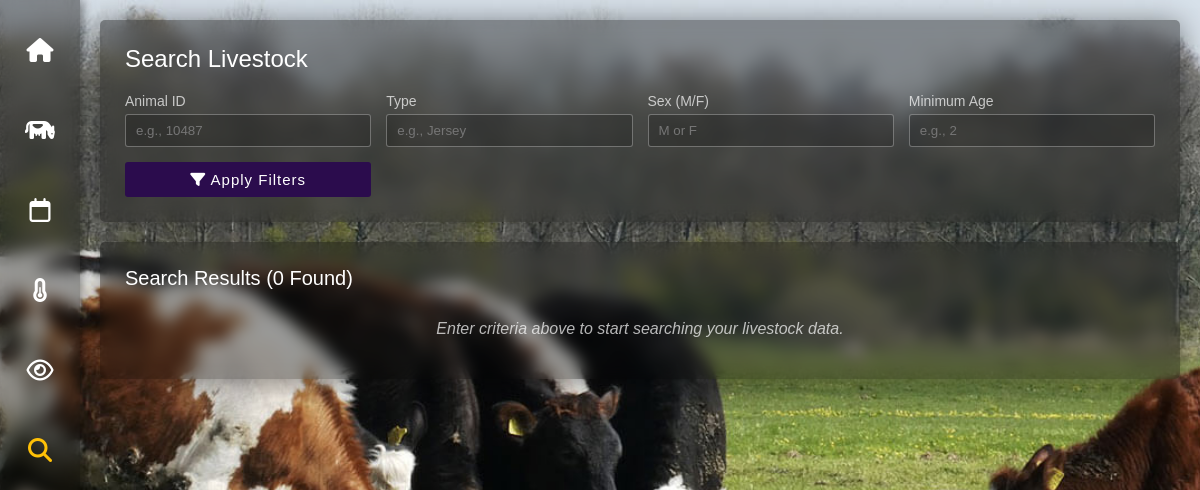
The page /animals/search/ on the database as committed earlier.
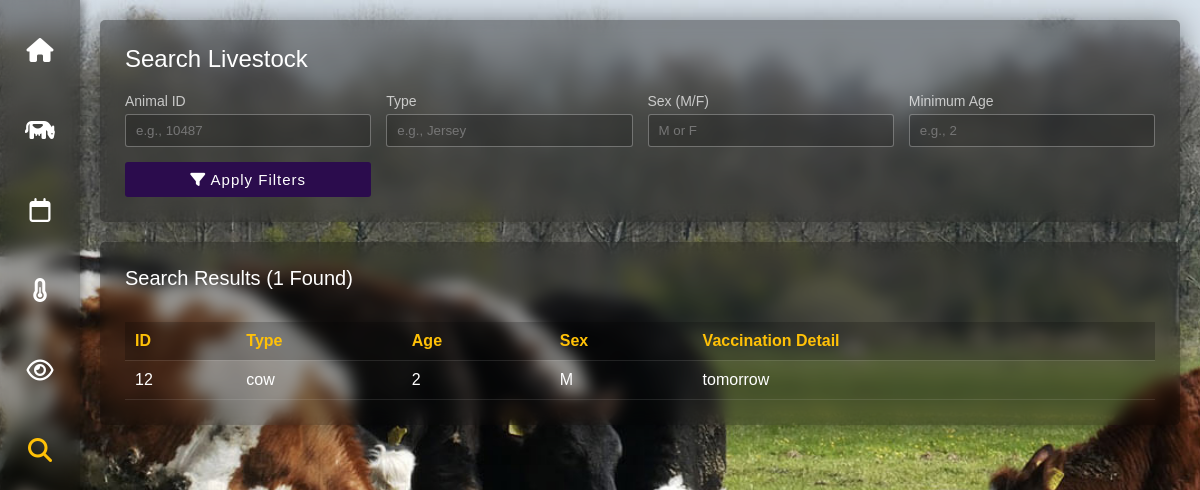
The same page on the database as committed later.
### animals/models.py (models this page shows, shortened)
class Animal(models.Model):
    animal_id = models.CharField(max_length=100, unique=True)
    animal_type = models.CharField(max_length=50)
    age = models.IntegerField()
    sex = models.CharField(max_length=10)
    vaccination_detail = models.TextField()

### animals/views.py (the view, shortened to what this page needs)
# urls.py: path('search/', views.search_animal, name='search_livestock'),
def search_animal(request):
    animals = Animal.objects.all()
    query_set = {} # Dictionary to store filters applied
    context = {
        'animals': animals,
        'filters': query_set,
    }
    return render(request, 'search_animal.html', context)

### animals/templates/search_animal.html (shortened to what the changed rows need)
{% load static %}
<!DOCTYPE html>
<html lang="en">
<head>
    <link rel="stylesheet" href="https://cdnjs.cloudflare.com/ajax/libs/font-awesome/6.5.2/css/all.min.css" xintegrity="sha512-SnH5WK+bZxgPHs44uWIX+LLMDJ8uR0FMOQo2T8Y897E9uE9h/u0F9+5W1E9sW9uC1F1C1W1X1C1W1W1W1C1W1" />
</head>
<body>
    <div class="main-content">
        <div class="search-container">
            <h1>Search Livestock</h1>
        </div>
        <div class="results-container">
            <h2>Search Results ({{ animals|length }} Found)</h2>
            {% if animals %}
                <div style="overflow-x: auto;">
                    <table class="results-table">
                        <thead>
                            <tr>
                                <th>ID</th>
                                <th>Type</th>
                                <th>Age</th>
                                <th>Sex</th>
                                <th>Vaccination Detail</th>
                            </tr>
                        </thead>
                        <tbody>
                            {% for animal in animals %}
                                <tr>
                                    <td data-label="ID">{{ animal.animal_id }}</td>
                                    <td data-label="Type">{{ animal.animal_type }}</td>
                                    <td data-label="Age">{{ animal.age }}</td>
                                    <td data-label="Sex">{{ animal.sex }}</td>
                                    <td data-label="Vax Detail">{{ animal.vaccination_detail }}</td>
                                </tr>
                            {% endfor %}
                        </tbody>
                    </table>
                </div>
            {% elif request.method == 'POST' and not messages %}
                <p style="text-align: center; margin-top: 30px; font-style: italic; color: rgba(255, 255, 255, 0.7);">
                    No animals matched the applied filters.
                </p>
            {% else %}
                <p style="text-align: center; margin-top: 30px; font-style: italic; color: rgba(255, 255, 255, 0.7);">
                    Enter criteria above to start searching your livestock data.
                </p>
            {% endif %}
        </div>
    </div>
</body>
</html>

Rows that differ between the two databases and show on the page:
added Animal: animal_id "12", animal_type "cow", age "2", sex "M", vaccination_detail "tomorrow"
Other text that changed with them:
{{ animals|length }}: "0" → "1"
text no longer shown: "Enter criteria above to start searching your livestock data."
text now shown: "ID Type Age Sex Vaccination Detail"
